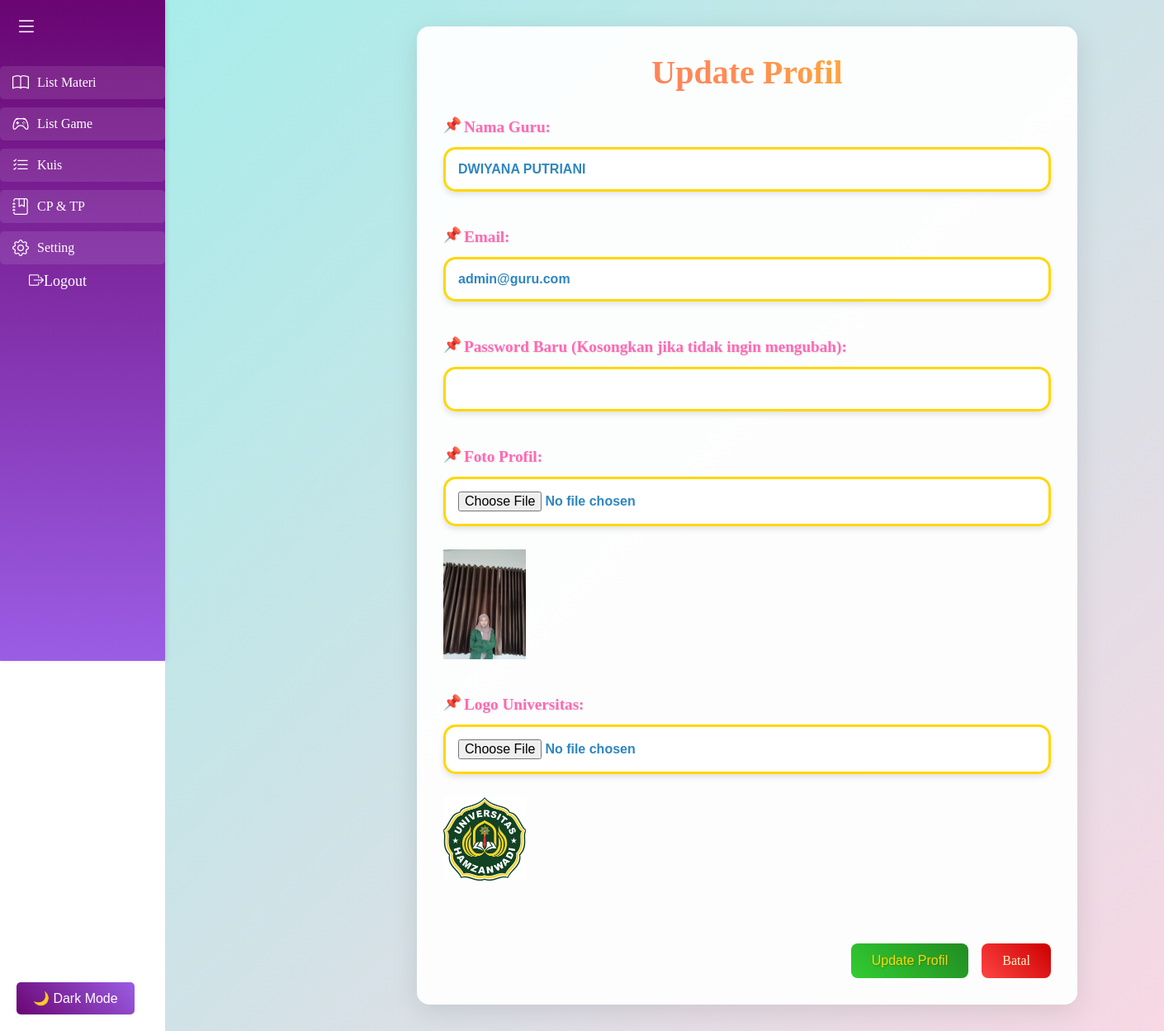
The app's page /admin/seting/seting.php (signed in) with its own data.
### tables this page shows
CREATE TABLE `guru` (
  `id_guru` int(11) NOT NULL,
  `nama_guru` varchar(100) NOT NULL,
  `email_guru` varchar(100) NOT NULL,
  `password_guru` varchar(255) NOT NULL,
  `image` varchar(255) DEFAULT NULL,
  `logo_universitas` varchar(255) DEFAULT NULL
);

### admin/seting/seting.php (the view, shortened to what this page needs)
<?php
require_once '../../includes/db.php';
$id_guru = $_SESSION['id_guru'];
$sql = "SELECT * FROM guru WHERE id_guru = ?";
$stmt = $pdo->prepare($sql);
$stmt->execute([$id_guru]);
$guru = $stmt->fetch(PDO::FETCH_ASSOC);
?>
<?php include_once('../components/header.php'); ?>
<?php include_once('../components/nav.php'); ?>
<main class="content">
    <div class="content-container">
        <h1 class="content-title">Update Profil</h1>
        <form class="content-form" method="POST" enctype="multipart/form-data">
            <div class="form-group">
                <label class="form-label">Nama Guru:</label>
                <input type="text" name="nama_guru" class="form-input" value="<?php echo htmlspecialchars($guru['nama_guru']); ?>" required>
            </div>
            <div class="form-group">
                <label class="form-label">Email:</label>
                <input type="email" name="email_guru" class="form-input" value="<?php echo htmlspecialchars($guru['email_guru']); ?>" required>
            </div>
            <div class="form-group">
                <label class="form-label">Password Baru (Kosongkan jika tidak ingin mengubah):</label>
                <input type="password" name="password_guru" class="form-input">
            </div>
            <div class="form-group">
                <label class="form-label">Foto Profil:</label>
                <input type="file" name="image" class="form-input">
                <?php if ($guru['image']) : ?>
                    <br><img src="../../assets/uploads/gambar/<?php echo $guru['image']; ?>" alt="Foto Profil" width="100">
                <?php endif; ?>
            </div>
            <div class="form-group">
                <label class="form-label">Logo Universitas:</label>
                <input type="file" name="logo_universitas" class="form-input">
                <?php if ($guru['logo_universitas']) : ?>
                    <br><img src="../../assets/uploads/gambar/<?php echo $guru['logo_universitas']; ?>" alt="Logo Universitas" width="100">
                <?php endif; ?>
            </div>
            <div class="form-actions">
                <button type="submit" class="form-button form-button-submit">Update Profil</button>
                <a href="list_jenjang.php" class="form-button form-button-cancel">Batal</a>
            </div>
        </form>
    </div>
</main>
<?php include_once('../components/footer.php'); ?>

### assets/css/admin.css (style rules this page uses)
:root { --sidebar-bg: #6A0572; --sidebar-text: #ffffff; --sidebar-hover: #9B5DE5; --content-bg: #F15BB5; --content-text: #ffffff; --card-bg: #9f4eaf; --primary: #155724; --secondery: #f13b2a; --card-shadow: 0 4px 8px rgba(0, 0, 0, 0.3); }
* { padding: 0; margin: 0; box-sizing: border-box; }
.content { margin-left: 200px; padding: 20px; width: 100%; background-color: var(--content-bg); color: var(--content-text); min-height: 100vh; }
.content-title { font-size: 1.5rem; margin-bottom: 1.25rem; color: var(--content-text); text-align: center; }
.content-form { display: flex; flex-direction: column; gap: 0.9375rem; }
.form-group { display: flex; flex-direction: column; gap: 0.3125rem; }
.form-label { font-size: 1rem; color: var(--content-text); }
.form-input, .form-textarea, .form-select, .form-file { padding: 0.625rem; border: 1px solid #ccc; border-radius: 0.25rem; font-size: 0.875rem; background-color: var(--sidebar-hover); color: var(--content-text); }
.form-actions { display: flex; gap: 0.625rem; margin-top: 1.25rem; }
.form-button { padding: 0.625rem 1.25rem; border: none; border-radius: 0.25rem; font-size: 1rem; cursor: pointer; transition: background-color 0.3s ease; }
.form-button-submit { background-color: var(--primary); color: var(--sidebar-text); }
.form-button-cancel { background-color: var(--secondery); color: #fff; }
.content-container { padding: 1.25rem; max-width: auto; }
@media (min-width: 64.0625rem) { .content-title { font-size: 1.5rem; } }
@media (min-width: 64.0625rem) { .content-form { gap: 1.25rem; } }
@media (min-width: 64.0625rem) { .form-label { font-size: 1rem; } }
@media (min-width: 64.0625rem) { .form-input, .form-textarea, .form-select, .form-file { padding: 0.75rem; font-size: 0.9375rem; } }
@media (min-width: 64.0625rem) { .form-actions { gap: 1rem; } }
@media (min-width: 64.0625rem) { .form-button { padding: 0.75rem 1.5rem; font-size: 1rem; } }
.content { background: linear-gradient(135deg, #a8edea 0%, #fed6e3 100%); min-height: 100vh; padding: 2rem; }
.content-container { max-width: 800px; margin: 0 auto; background: rgba(255, 255, 255, 0.95); padding: 2rem; border-radius: 15px; box-shadow: 0 8px 32px rgba(0, 0, 0, 0.1); }
.content-title { color: #2c3e50; font-size: 2.5rem; text-align: center; margin-bottom: 2rem; position: relative; animation: float 3s ease-in-out infinite; }
.form-group { margin-bottom: 1.5rem; position: relative; }
.form-label { display: block; margin-bottom: 0.5rem; color: #2c3e50; font-size: 1.1rem; font-weight: 600; }
.form-input, .form-textarea, .form-file { width: 100%; padding: 12px 15px; border: 2px solid #a8edea; border-radius: 10px; font-size: 1rem; transition: all 0.3s ease; background: #f8f9fa; }
.form-actions { display: flex; gap: 1rem; margin-top: 2rem; justify-content: flex-end; }
.form-button { padding: 12px 25px; border: none; border-radius: 8px; font-size: 1rem; cursor: pointer; transition: all 0.3s ease; display: inline-flex; align-items: center; gap: 8px; }
.form-button-submit { background: linear-gradient(45deg, #2ecc71, #27ae60); color: white; }
.form-button-cancel { background: linear-gradient(45deg, #e74c3c, #c0392b); color: white; text-decoration: none; }
.content-title { background: linear-gradient(45deg, #FF6B6B, #FF8E53, #FFD700); -webkit-background-clip: text; background-clip: text; color: transparent; animation: rainbow 5s ease infinite; }
.form-label { color: #FF69B4; text-shadow: 1px 1px 2px rgba(0,0,0,0.1); font-size: 1.2rem; position: relative; padding-left: 25px; }
.form-label::before { content: "📌"; position: absolute; left: 0; top: -2px; font-size: 1.1rem; animation: bounce 1s infinite; }
.form-input, .form-textarea { color: #2E86C1; font-weight: 600; border: 3px solid #FFD700; }
.form-input::placeholder { color: #FFA07A; opacity: 0.8; }
.form-input, .form-textarea, .form-file { background: rgba(255, 255, 255, 0.9); border: 3px solid #FFD700; border-radius: 15px; padding: 15px; transition: all 0.3s ease; box-shadow: 0 4px 6px rgba(0,0,0,0.1); }
.form-group::after { content: ""; position: absolute; bottom: -10px; left: 5%; width: 90%; height: 10px; background: rgba(255,215,0,0.3); border-radius: 50%; filter: blur(5px); z-index: -1; }
.form-button-submit { background: linear-gradient(45deg, #32CD32, #228B22); color: #FFD700 !important; text-shadow: 1px 1px 2px rgba(0,0,0,0.2); }
.form-button-cancel { background: linear-gradient(45deg, #FF4444, #CC0000); color: #FFFACD !important; }

### records on screen
guru: nama_guru "DWIYANA PUTRIANI", email_guru "admin@guru.com", image (picture), logo_universitas (picture)
